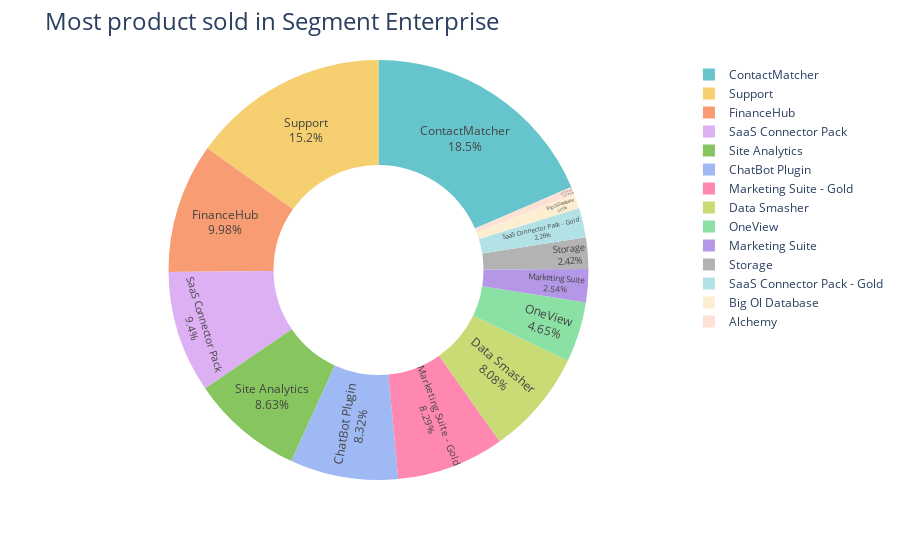

Notebook cell for this chart:
### Code cell
dfSegment_Product_SMB = dfSegment_Product[dfSegment_Product['Segment']=='SMB'].sort_values('Quantity',ascending=False)
fig = px.pie(dfSegment_Product_SMB, 
             values='Quantity', 
             names='Product', 
             hole=0.5, 
             color_discrete_sequence=px.colors.qualitative.Pastel)

fig.update_traces(textposition='inside', textinfo='percent+label')
fig.update_layout(title_text='Most product sold in Segment Enterprise', title_font=dict(size=24))

### Figure 1 — Plotly figure (JSON) as saved in the notebook; plotly's stock layout.template omitted (floating-point values rounded to 4 significant figures)
{"data": [{"domain": {"x": [0, 1], "y": [0, 1]}, "hole": 0.5, "hovertemplate": "Product=%{label}<br>Quantity=%{value}<extra></extra>", "labels": ["ContactMatcher", "Support", "FinanceHub", "SaaS Connector Pack", "Site Analytics", "ChatBot Plugin", "Marketing Suite - Gold", "Data Smasher", "OneView", "Marketing Suite", "Storage", "SaaS Connector Pack - Gold", "Big Ol Database", "Alchemy"], "legendgroup": "", "name": "", "showlegend": true, "textinfo": "percent+label", "textposition": "inside", "type": "pie", "values": [3617, 2961, 1949, 1834, 1685, 1625, 1619, 1578, 908, 496, 473, 442, 217, 117]}], "layout": {"legend": {"tracegroupgap": 0}, "margin": {"t": 60}, "piecolorway": ["rgb(102, 197, 204)", "rgb(246, 207, 113)", "rgb(248, 156, 116)", "rgb(220, 176, 242)", "rgb(135, 197, 95)", "rgb(158, 185, 243)", "rgb(254, 136, 177)", "rgb(201, 219, 116)", "rgb(139, 224, 164)", "rgb(180, 151, 231)", "rgb(179, 179, 179)"], "title": {"font": {"size": 24}, "text": "Most product sold in Segment Enterprise"}}}
